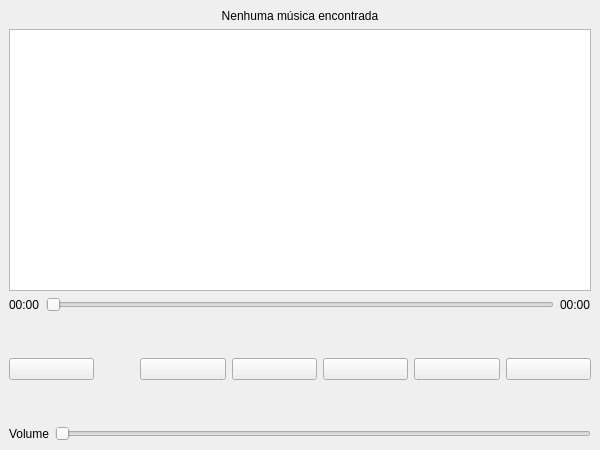
<?xml version="1.0" encoding="UTF-8"?>
<ui version="4.0">
 <class>MainWindow</class>
 <widget class="QMainWindow" name="MainWindow">
  <property name="geometry">
   <rect>
    <x>0</x>
    <y>0</y>
    <width>600</width>
    <height>450</height>
   </rect>
  </property>
  <property name="windowTitle">
   <string>MainWindow</string>
  </property>
  <widget class="QWidget" name="centralwidget">
   <layout class="QVBoxLayout" name="verticalLayout">
    <item>
     <widget class="QLabel" name="label">
      <property name="text">
       <string>Nenhuma música encontrada</string>
      </property>
      <property name="alignment">
       <set>Qt::AlignmentFlag::AlignCenter</set>
      </property>
     </widget>
    </item>
    <item>
     <widget class="QListWidget" name="lista_musicas"/>
    </item>
    <item>
     <layout class="QHBoxLayout" name="horizontalLayout">
      <item>
       <widget class="QLabel" name="label_tempo_atual">
        <property name="text">
         <string>00:00</string>
        </property>
       </widget>
      </item>
      <item>
       <widget class="QSlider" name="slider_posicao">
        <property name="orientation">
         <enum>Qt::Orientation::Horizontal</enum>
        </property>
       </widget>
      </item>
      <item>
       <widget class="QLabel" name="label_tempo_total">
        <property name="text">
         <string>00:00</string>
        </property>
       </widget>
      </item>
     </layout>
    </item>
    <item>
     <spacer name="verticalSpacer">
      <property name="orientation">
       <enum>Qt::Orientation::Vertical</enum>
      </property>
      <property name="sizeType">
       <enum>QSizePolicy::Policy::Minimum</enum>
      </property>
      <property name="sizeHint" stdset="0">
       <size>
        <width>20</width>
        <height>40</height>
       </size>
      </property>
     </spacer>
    </item>
    <item>
     <layout class="QHBoxLayout" name="horizontalLayout_2">
      <item>
       <widget class="QPushButton" name="btn_abrir">
        <property name="text">
         <string/>
        </property>
        <property name="icon">
         <iconset theme="QIcon::ThemeIcon::DocumentOpen"/>
        </property>
       </widget>
      </item>
      <item>
       <spacer name="horizontalSpacer">
        <property name="orientation">
         <enum>Qt::Orientation::Horizontal</enum>
        </property>
        <property name="sizeType">
         <enum>QSizePolicy::Policy::Minimum</enum>
        </property>
        <property name="sizeHint" stdset="0">
         <size>
          <width>40</width>
          <height>20</height>
         </size>
        </property>
       </spacer>
      </item>
      <item>
       <widget class="QPushButton" name="btn_retroceder">
        <property name="text">
         <string/>
        </property>
       </widget>
      </item>
      <item>
       <widget class="QPushButton" name="btn_play">
        <property name="text">
         <string/>
        </property>
       </widget>
      </item>
      <item>
       <widget class="QPushButton" name="btn_pause">
        <property name="text">
         <string/>
        </property>
       </widget>
      </item>
      <item>
       <widget class="QPushButton" name="btn_parar">
        <property name="text">
         <string/>
        </property>
       </widget>
      </item>
      <item>
       <widget class="QPushButton" name="btn_avancar">
        <property name="text">
         <string/>
        </property>
       </widget>
      </item>
     </layout>
    </item>
    <item>
     <spacer name="verticalSpacer_2">
      <property name="orientation">
       <enum>Qt::Orientation::Vertical</enum>
      </property>
      <property name="sizeType">
       <enum>QSizePolicy::Policy::Minimum</enum>
      </property>
      <property name="sizeHint" stdset="0">
       <size>
        <width>20</width>
        <height>40</height>
       </size>
      </property>
     </spacer>
    </item>
    <item>
     <layout class="QHBoxLayout" name="horizontalLayout_3">
      <item>
       <widget class="QLabel" name="label_4">
        <property name="text">
         <string>Volume</string>
        </property>
       </widget>
      </item>
      <item>
       <widget class="QSlider" name="slider_volume">
        <property name="orientation">
         <enum>Qt::Orientation::Horizontal</enum>
        </property>
       </widget>
      </item>
     </layout>
    </item>
   </layout>
  </widget>
 </widget>
 <resources/>
 <connections/>
</ui>
